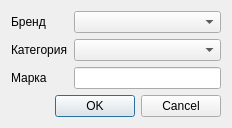
<?xml version="1.0" encoding="UTF-8"?>
<ui version="4.0">
 <class>AddCarModelDialog</class>
 <widget class="QDialog" name="AddCarModelDialog">
  <property name="geometry">
   <rect>
    <x>0</x>
    <y>0</y>
    <width>232</width>
    <height>125</height>
   </rect>
  </property>
  <property name="windowTitle">
   <string>Добавить Марку Автомобиля</string>
  </property>
  <layout class="QGridLayout" name="gridLayout_2">
   <item row="0" column="0">
    <layout class="QGridLayout" name="gridLayout">
     <item row="2" column="1">
      <widget class="QLineEdit" name="lineEditMarka"/>
     </item>
     <item row="0" column="1">
      <widget class="ComboBoxCarBrand" name="comboBoxBrand"/>
     </item>
     <item row="1" column="1">
      <widget class="ComboBoxCarCategories" name="comboBoxCategories"/>
     </item>
     <item row="0" column="0">
      <widget class="QLabel" name="label">
       <property name="text">
        <string>Бренд</string>
       </property>
      </widget>
     </item>
     <item row="1" column="0">
      <widget class="QLabel" name="label_2">
       <property name="text">
        <string>Категория</string>
       </property>
      </widget>
     </item>
     <item row="2" column="0">
      <widget class="QLabel" name="label_3">
       <property name="text">
        <string>Марка</string>
       </property>
      </widget>
     </item>
    </layout>
   </item>
   <item row="1" column="0">
    <widget class="QDialogButtonBox" name="buttonBox">
     <property name="orientation">
      <enum>Qt::Horizontal</enum>
     </property>
     <property name="standardButtons">
      <set>QDialogButtonBox::Cancel|QDialogButtonBox::Ok</set>
     </property>
    </widget>
   </item>
  </layout>
 </widget>
 <customwidgets>
  <customwidget>
   <class>ComboBoxCarBrand</class>
   <extends>QComboBox</extends>
   <header>comboboxcarbrand.h</header>
  </customwidget>
  <customwidget>
   <class>ComboBoxCarCategories</class>
   <extends>QComboBox</extends>
   <header>comboboxcarcategories.h</header>
  </customwidget>
 </customwidgets>
 <resources/>
 <connections>
  <connection>
   <sender>buttonBox</sender>
   <signal>accepted()</signal>
   <receiver>AddCarModelDialog</receiver>
   <slot>accept()</slot>
   <hints>
    <hint type="sourcelabel">
     <x>248</x>
     <y>254</y>
    </hint>
    <hint type="destinationlabel">
     <x>157</x>
     <y>274</y>
    </hint>
   </hints>
  </connection>
  <connection>
   <sender>buttonBox</sender>
   <signal>rejected()</signal>
   <receiver>AddCarModelDialog</receiver>
   <slot>reject()</slot>
   <hints>
    <hint type="sourcelabel">
     <x>316</x>
     <y>260</y>
    </hint>
    <hint type="destinationlabel">
     <x>286</x>
     <y>274</y>
    </hint>
   </hints>
  </connection>
 </connections>
</ui>
